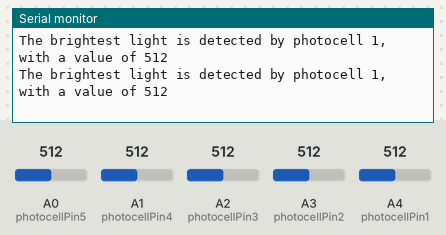
This sketch was run on a simulated Arduino Uno, built with avr-gcc and run on an emulated ATmega328P. On the bench: the last lines printed to the serial monitor. The test bench sets the inputs (shaded band); at power-on: A0 (photocellPin5) = 512, A1 (photocellPin4) = 512, A2 (photocellPin3) = 512, A3 (photocellPin2) = 512, A4 (photocellPin1) = 512.

Above: at 1.8 s.
1.9 s: A0 (photocellPin5) set to 992
At 2.7 s:
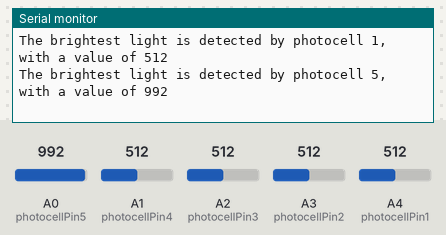
3.4 s: A0 (photocellPin5) set to 1012
At 4.6 s:
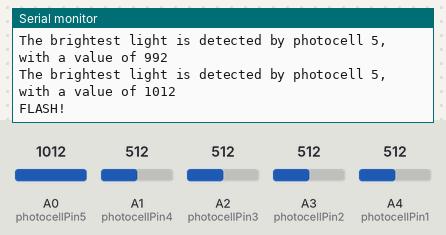
Timing chart, 0 to 6.4 s (numbered marks = the images above; inputs shaded):
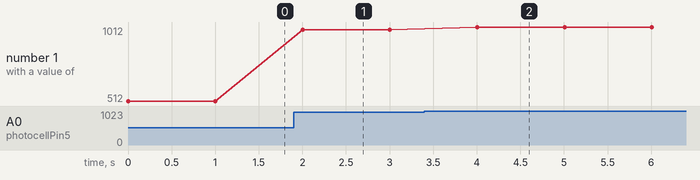

Measured:
- the behaviour switches between 1000 and 1001 on A0 (photocellPin5) (found by bisection; images 1 and 2)
- after the input at 1.9 s, the serial monitor: prints a new line after 0.10 s (image 1)
- after the input at 3.4 s, the serial monitor: prints a new line after 0.61 s (image 2)
- plotted number 1: 512 → 992 after the input at 1.9 s, 992 → 1012 after the input at 3.4 s

The sketch:

brightest_photocell.ino
```cpp
// Arduino program to determine the brightest light detected by five photocells

int photocellPin1 = 18;  // Analog input pin for photocell 1
int photocellPin2 = 17;  // Analog input pin for photocell 2
int photocellPin3 = 16;  // Analog input pin for photocell 3
int photocellPin4 = 15;  // Analog input pin for photocell 4
int photocellPin5 = 14;  // Analog input pin for photocell 5

int brightestPhotocell = 0;  // Variable to store the number of the brightest photocell
int brightestValue = 0;      // Variable to store the brightest value

int brightnessThreshold = 1000;

void setup() {

  // initialize serial communication
  Serial.begin(115200);
}

void loop() {

  // Read values from the photocells
  int photocellValue1 = analogRead(photocellPin1);
  int photocellValue2 = analogRead(photocellPin2);
  int photocellValue3 = analogRead(photocellPin3);
  int photocellValue4 = analogRead(photocellPin4);
  int photocellValue5 = analogRead(photocellPin5);

  // Find the brightest photocell
  if (photocellValue1 > brightestValue) {
    brightestValue = photocellValue1;
    brightestPhotocell = 1;
  }
  if (photocellValue2 > brightestValue) {
    brightestValue = photocellValue2;
    brightestPhotocell = 2;
  }
  if (photocellValue3 > brightestValue) {
    brightestValue = photocellValue3;
    brightestPhotocell = 3;
  }
  if (photocellValue4 > brightestValue) {
    brightestValue = photocellValue4;
    brightestPhotocell = 4;
  }
  if (photocellValue5 > brightestValue) {
    brightestValue = photocellValue5;
    brightestPhotocell = 5;
  }

  // Print the result
  Serial.print("The brightest light is detected by photocell ");
  Serial.print(brightestPhotocell);
  Serial.print(", with a value of ");
  Serial.println(brightestValue);

  // was it a flash?
  if(brightestValue > brightnessThreshold){
    Serial.println("FLASH!");
  }
  // comment out delay for normal operation
  delay(1000);
}
```
